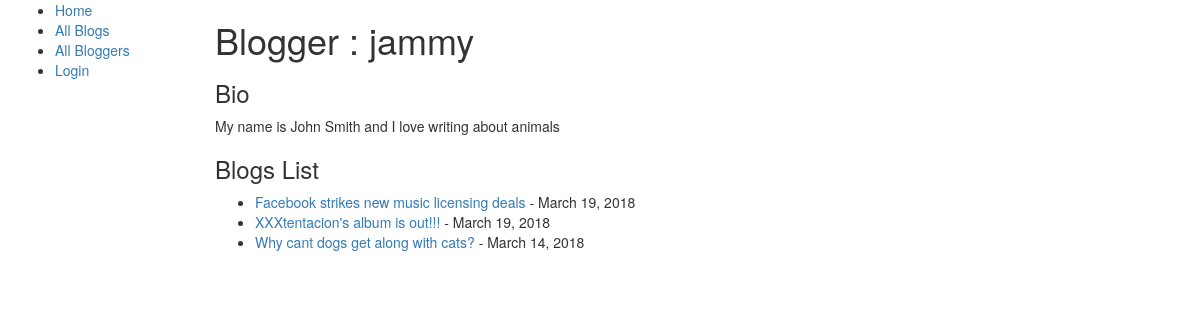
/blog/blogger/1, run on the app's committed database.
### blog/models.py (models this page shows, shortened)
class Blogger(models.Model):
    first_name = models.CharField(max_length = 100)
    last_name = models.CharField(max_length = 100)
    username = models.CharField(max_length = 50)
    date_of_birth = models.DateField(null = True, blank = True)
    location = models.CharField(max_length = 200, null = True)
    bio = models.TextField(null = True , blank = True)
    def __str__(self):
        return "{}".format(self.username)

class BlogPost(models.Model):
    blog_post_title = models.CharField(max_length = 400)
    post_date = models.DateField(null = True , default = timezone.now)
    post_time = models.TimeField(null = True , default = timezone.now)
    blogger = models.ForeignKey(Blogger, on_delete = models.SET_NULL, null = True)
    content = models.TextField()
    class Meta:
        ordering = ['-post_date', '-post_time']
    def __str__(self):
        return "{}".format(self.blog_post_title)

### blog/views.py (the view)
# urls.py: path('blogger/<int:pk>', views.blogger_detail, name ='blogger-detail'),
def blogger_detail(request , pk):
    blogger = Blogger.objects.get(pk = pk)
    blog_posts =  BlogPost.objects.filter(blogger__id = pk)
    return render (request,
    'blog/blogger_detail.html',
    context ={'blogger': blogger, 'blog_posts':blog_posts},
    )

### blog/templates/blog/blogger_detail.html
{% extends 'blog/base_generic.html' %}
{% block content %}
    <h1>Blogger : {{blogger}}</h1>
    <h3>Bio</h3>
    <p>{{blogger.bio}}</p>
    <h3>Blogs List</h3>
    <div class = "blog-post">
        <ul>
            {% for blog in blog_posts %}
                <li><a href ="{% url 'blog-detail' blog.id %}">{{blog}}</a> - {{blog.post_date}}</li>
            {% endfor %}
        </ul>
    </div>
{%endblock %}

### data on the page
Blogger: username "jammy", bio "My name is John Smith and I love writing about animals"
BlogPost: blog_post_title "Facebook strikes new music licensing deals", post_date "March 19, 2018"
BlogPost: blog_post_title "XXXtentacion's album is out!!!", post_date "March 19, 2018"
BlogPost: blog_post_title "Why cant dogs get along with cats?", post_date "March 14, 2018"
